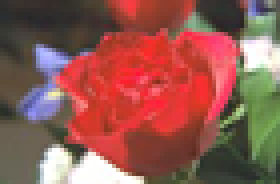
#> input picture images/rose.png, 70 x 46 px (shown 4 times larger)
$ python apply_threshold_processing.py
#> lines starting #> are read from the running program, lines starting #| are printed output that depends on the picture
#!/usr/bin/python3

import cv2
import matplotlib.pyplot as plt

img = cv2.imread("images/rose.png")
#> img is the input picture: shape (46, 70, 3); mean B, G, R 80.5, 89.3, 145.7

_, threshold_img = cv2.threshold(img, 60, 255, cv2.THRESH_BINARY)
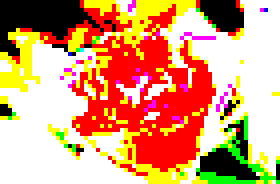
#> threshold_img: shape (46, 70, 3) (shown 4 times larger); mean B, G, R 117.6, 159.1, 218.3
#> (the run stopped early here; a loop or call above may not have finished)
